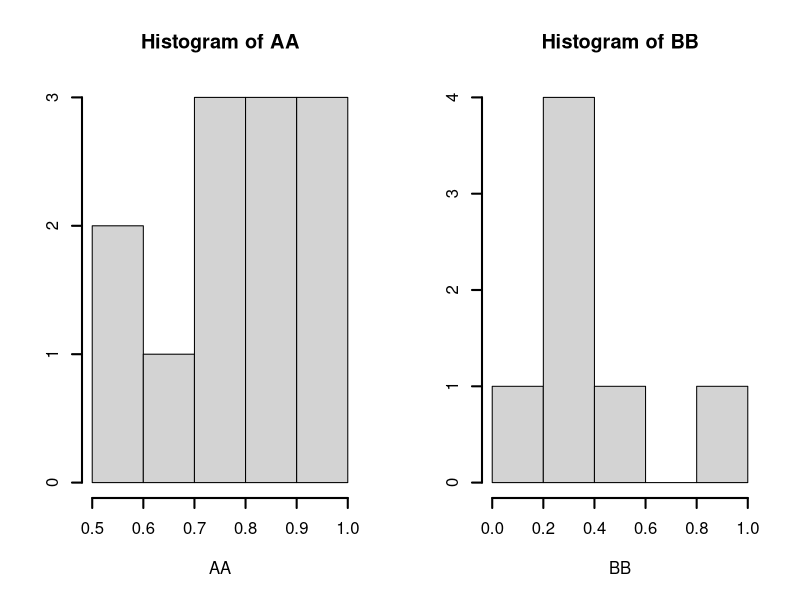
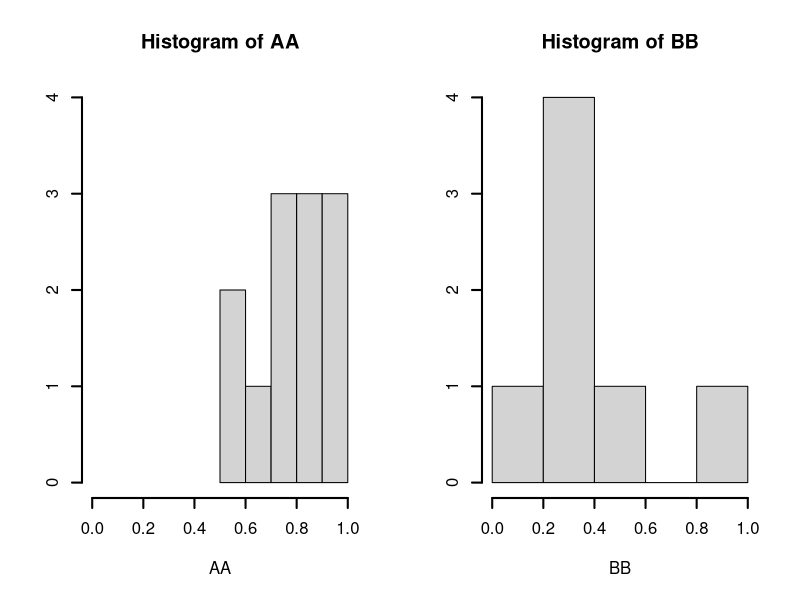

Recreate these plots in R, in order.
## ---- chunk 1
knitr::opts_chunk$set(echo = TRUE)
## ---- chunk 2
AA <- c(0.58,0.59,0.69,.72,.78,.78,.81,.85,.85,.92,.93,.95)
BB <- c(0.15,.22,.3,.37,.38,.5,.9)

## ---- chunk 3
par(mfrow = c(1,2))
hist(AA, ylab = "", lwd = 2)

hist(BB, ylab = c(""),lwd = 2)

## ---- chunk 4
par(mfrow = c(1,2))
ylim. <- c(0,4)
xlim. <- c(0,1)
hist(AA, ylab = "", ylim = ylim., xlim = xlim., lwd = 2)
hist(BB, ylab = c(""), ylim = ylim., xlim = xlim., lwd = 2)

